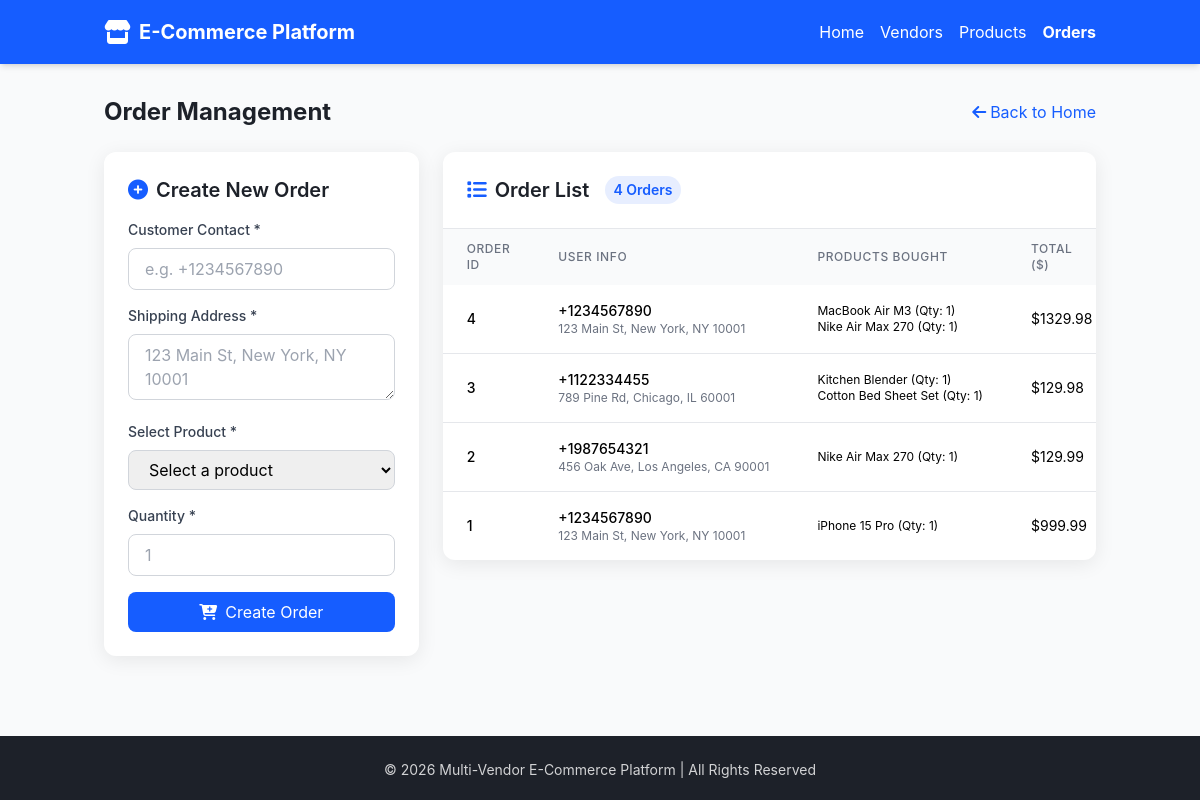
The page /orders on the database its author committed.
### tables this page shows
CREATE TABLE orders (
            order_id INTEGER PRIMARY KEY AUTOINCREMENT,
            customer_id INTEGER NOT NULL,
            user_id INTEGER NOT NULL,
            total_price REAL NOT NULL CHECK(total_price >= 0),
            status TEXT NOT NULL CHECK(status IN ('PENDING', 'SHIPPED', 'CANCELLED')),
            create_time TEXT NOT NULL DEFAULT (datetime('now', 'localtime')),
            FOREIGN KEY (customer_id) REFERENCES customers(customer_id),
            FOREIGN KEY (user_id) REFERENCES user_accounts(user_id)
        );

CREATE TABLE customers (
            customer_id INTEGER PRIMARY KEY AUTOINCREMENT,
            contact TEXT NOT NULL UNIQUE,
            shipping_addr TEXT NOT NULL
        );

CREATE TABLE transactions (
            transaction_id INTEGER PRIMARY KEY AUTOINCREMENT,
            order_id INTEGER NOT NULL,
            product_id INTEGER NOT NULL,
            vendor_id INTEGER NOT NULL,
            buy_quantity INTEGER NOT NULL CHECK(buy_quantity > 0),
            single_total REAL NOT NULL CHECK(single_total >= 0),
            FOREIGN KEY (order_id) REFERENCES orders(order_id),
            FOREIGN KEY (product_id) REFERENCES products(product_id),
            FOREIGN KEY (vendor_id) REFERENCES vendors(vendor_id)
        );

CREATE TABLE products (
            product_id INTEGER PRIMARY KEY AUTOINCREMENT,
            vendor_id INTEGER NOT NULL,
            product_name TEXT NOT NULL,
            listed_price REAL NOT NULL CHECK(listed_price > 0),
            stock_quantity INTEGER NOT NULL CHECK(stock_quantity >= 0),
            tag1 TEXT,
            tag2 TEXT,
            tag3 TEXT,
            FOREIGN KEY (vendor_id) REFERENCES vendors(vendor_id)
        );

### app.py (the view)
@app.route('/orders')
def orders():
    conn, cursor = get_db_conn()
    order_list = []
    try:
        cursor.execute("""
            SELECT o.*, c.contact, c.shipping_addr
            FROM orders o
            LEFT JOIN customers c ON o.customer_id = c.customer_id
            ORDER BY o.order_id DESC
        """)
        orders = cursor.fetchall()
        for order in orders:
            cursor.execute("""
                SELECT t.*, p.product_name
                FROM transactions t
                LEFT JOIN products p ON t.product_id = p.product_id
                WHERE t.order_id = ?
            """, (order['order_id'],))
            transactions = cursor.fetchall()
            order_dict = dict(order)
            order_dict['transactions'] = [dict(t) for t in transactions]
            order_list.append(order_dict)
    except Exception as e:
        print(f"查询订单失败: {e}")
        flash(f"查询订单出错: {str(e)}", "error")
    finally:
        conn.close()
    conn, cursor = get_db_conn()
    cursor.execute("SELECT product_id, product_name, listed_price FROM products WHERE stock_quantity > 0")
    products = cursor.fetchall()
    product_list = [dict(p) for p in products]
    conn.close()
    return render_template('orders.html', orders=order_list, products=product_list)

### app.py (called while the page is built)
def get_db_conn():
    conn = sqlite3.connect(DB_PATH)
    conn.row_factory = sqlite3.Row
    cursor = conn.cursor()
    return conn, cursor

### templates/orders.html (shortened to what this page needs)
<!DOCTYPE html>
<html lang="en">
<head>
    <script src="https://cdn.tailwindcss.com"></script>
    <link rel="stylesheet" href="https://cdnjs.cloudflare.com/ajax/libs/font-awesome/6.5.1/css/all.min.css">
</head>
<body class="font-inter bg-gray-50 min-h-screen">
    <nav class="bg-primary text-white shadow-md sticky top-0 z-10">
        <div class="container mx-auto px-4 py-4 flex justify-between items-center">
            <div class="flex items-center gap-2">
                <i class="fa-solid fa-store text-2xl"></i>
                <h1 class="text-xl font-bold">E-Commerce Platform</h1>
            </div>
            <div class="flex items-center gap-4">
                <a href="/" class="hover:opacity-80 transition-opacity">Home</a>
                <a href="/vendors" class="hover:opacity-80 transition-opacity">Vendors</a>
                <a href="/products" class="hover:opacity-80 transition-opacity">Products</a>
                <a href="/orders" class="font-bold">Orders</a>
            </div>
        </nav>
    <main class="container mx-auto px-4 py-8">
        <div class="flex justify-between items-center mb-6">
            <h2 class="text-2xl font-bold text-dark">Order Management</h2>
            <a href="/" class="text-primary flex items-center gap-1 hover:underline">
                <i class="fa-solid fa-arrow-left"></i> Back to Home
            </a>
        </div>
        <div class="grid grid-cols-1 lg:grid-cols-3 gap-6">
            <div class="lg:col-span-1">
                <div class="bg-white rounded-xl card-shadow p-6 sticky top-24">
                    <h3 class="text-xl font-semibold text-dark mb-4 flex items-center gap-2">
                        <i class="fa-solid fa-plus-circle text-primary"></i> Create New Order
                    </h3>
                    <form action="/create_order" method="post" class="space-y-4">
                        <div class="space-y-2">
                            <label for="contact" class="block text-sm font-medium text-gray-700">Customer Contact *</label>
                            <input type="text" id="contact" name="contact"
                                   class="w-full px-4 py-2 border border-gray-300 rounded-lg focus:ring-2 focus:ring-primary/50 focus:border-primary outline-none transition"
                                   required placeholder="e.g. +1234567890">
                        </div>
                        <div class="space-y-2">
                            <label for="shipping_addr" class="block text-sm font-medium text-gray-700">Shipping Address *</label>
                            <textarea id="shipping_addr" name="shipping_addr" rows="2"
                                      class="w-full px-4 py-2 border border-gray-300 rounded-lg focus:ring-2 focus:ring-primary/50 focus:border-primary outline-none transition"
                                      required placeholder="123 Main St, New York, NY 10001"></textarea>
                        </div>
                        <div class="space-y-2">
                            <label for="product_id" class="block text-sm font-medium text-gray-700">Select Product *</label>
                            <select id="product_id" name="product_id"
                                    class="w-full px-4 py-2 border border-gray-300 rounded-lg focus:ring-2 focus:ring-primary/50 focus:border-primary outline-none transition"
                                    required>
                                <option value="">Select a product</option>
                            </select>
                        </div>
                        <div class="space-y-2">
                            <label for="buy_quantity" class="block text-sm font-medium text-gray-700">Quantity *</label>
                            <input type="number" id="buy_quantity" name="buy_quantity" min="1"
                                   class="w-full px-4 py-2 border border-gray-300 rounded-lg focus:ring-2 focus:ring-primary/50 focus:border-primary outline-none transition"
                                   required placeholder="1">
                        </div>
                        <button type="submit" class="w-full px-6 py-2 bg-primary text-white rounded-lg hover:bg-primary/90 transition flex items-center justify-center gap-2">
                            <i class="fa-solid fa-cart-plus"></i> Create Order
                        </button>
                    </form>
                </div>
            </div>
            <div class="lg:col-span-2">
                <div class="bg-white rounded-xl card-shadow overflow-hidden">
                    <div class="p-6 border-b border-gray-200">
                        <h3 class="text-xl font-semibold text-dark flex items-center gap-2">
                            <i class="fa-solid fa-list text-primary"></i> Order List
                            <span class="ml-2 text-sm bg-primary/10 text-primary px-2 py-1 rounded-full">
                                {{ orders|length }} Orders
                            </span>
                        </h3>
                    </div>
                    <div class="overflow-x-auto">
                        <table class="w-full">
                            <thead class="bg-gray-50">
                                <tr>
                                    <th class="px-6 py-3 text-left text-xs font-medium text-gray-500 uppercase tracking-wider">Order ID</th>
                                    <th class="px-6 py-3 text-left text-xs font-medium text-gray-500 uppercase tracking-wider">User Info</th>
                                    <th class="px-6 py-3 text-left text-xs font-medium text-gray-500 uppercase tracking-wider">Products Bought</th>
                                    <th class="px-6 py-3 text-left text-xs font-medium text-gray-500 uppercase tracking-wider">Total ($)</th>
                                </tr>
                            </thead>
                            <tbody class="divide-y divide-gray-200">
                                {% if orders %}
                                    {% for order in orders %}
                                        <tr class="hover:bg-gray-50 transition">
                                            <td class="px-6 py-4 whitespace-nowrap text-sm font-medium">{{ order.order_id }}</td>
                                            <td class="px-6 py-4 whitespace-nowrap text-sm">
                                                <div class="font-medium">{{ order.contact or 'Unknown User' }}</div>
                                                <div class="text-xs text-gray-500">{{ order.shipping_addr or 'No Address' }}</div>
                                            </td>
                                            <td class="px-6 py-4 whitespace-nowrap text-sm">
                                                {% for t in order.transactions %}
                                                    <div class="text-xs">
                                                        {{ t.product_name }} (Qty: {{ t.buy_quantity }})
                                                    </div>
                                                {% endfor %}
                                            </td>
                                            <td class="px-6 py-4 whitespace-nowrap text-sm">${{ order.total_price }}</td>
                                        </tr>
                                    {% endfor %}
                                {% endif %}
                            </tbody>
                        </table>
                    </div>
                </div>
            </div>
        </div>
    </main>
    <footer class="bg-dark text-white py-6 mt-12">
        <div class="container mx-auto px-4 text-center">
            <p class="opacity-80 text-sm">
                © 2026 Multi-Vendor E-Commerce Platform | All Rights Reserved
            </p>
        </div>
    </footer>

### rows shown on the page
orders: order_id "4", contact "+1234567890", shipping_addr "123 Main St, New York, NY 10001", total_price "1329.98"
transactions: product_name "MacBook Air M3", buy_quantity "1"
transactions: product_name "Nike Air Max 270", buy_quantity "1"
orders: order_id "3", contact "+1122334455", shipping_addr "789 Pine Rd, Chicago, IL 60001", total_price "129.98"
transactions: product_name "Kitchen Blender", buy_quantity "1"
transactions: product_name "Cotton Bed Sheet Set", buy_quantity "1"
orders: order_id "2", contact "+1987654321", shipping_addr "456 Oak Ave, Los Angeles, CA 90001", total_price "129.99"
transactions: product_name "Nike Air Max 270", buy_quantity "1"
orders: order_id "1", contact "+1234567890", shipping_addr "123 Main St, New York, NY 10001", total_price "999.99"
transactions: product_name "iPhone 15 Pro", buy_quantity "1"

### other values the page prints
{{ orders|length }} "4"
